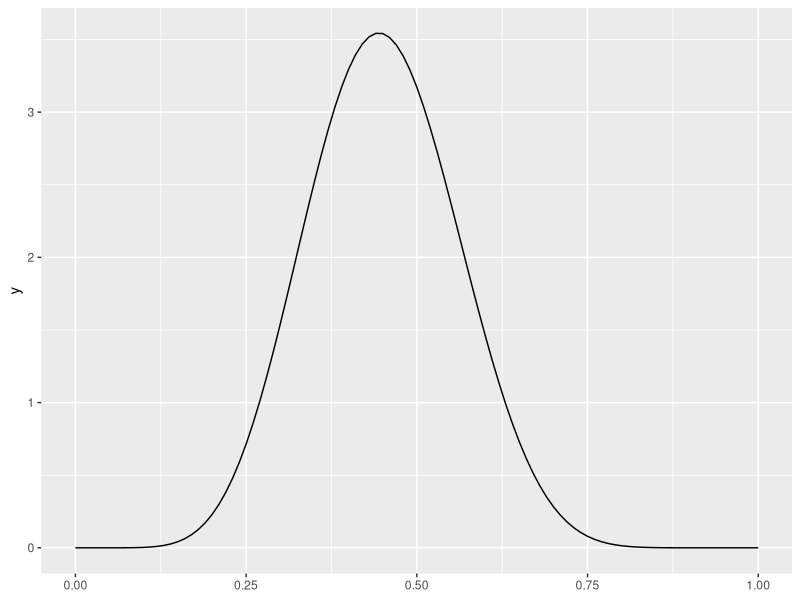
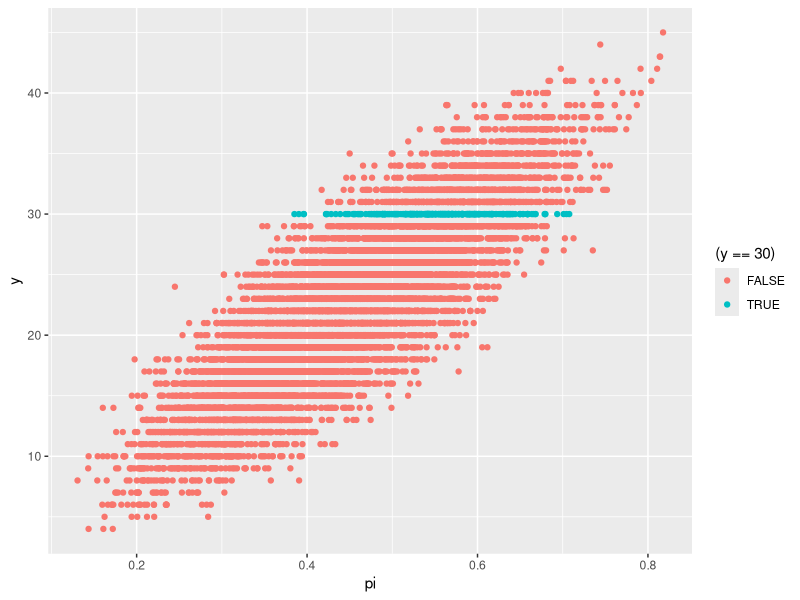
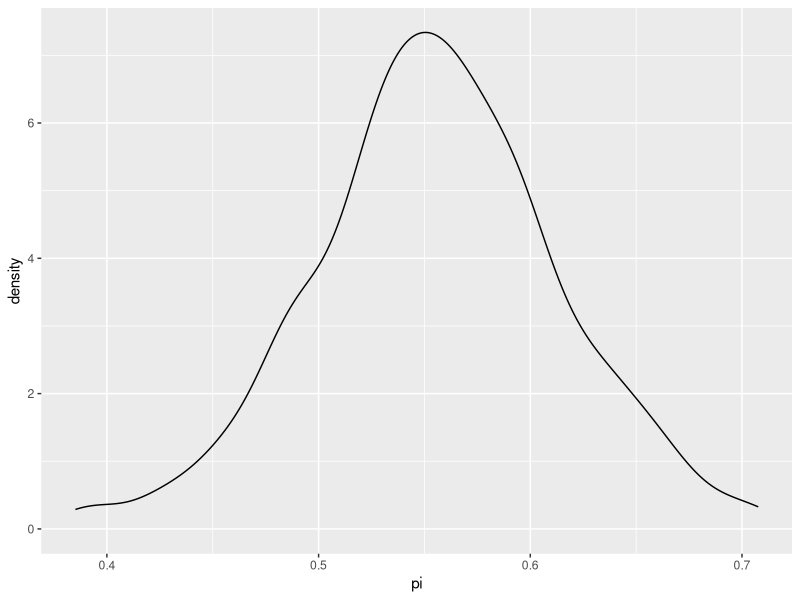
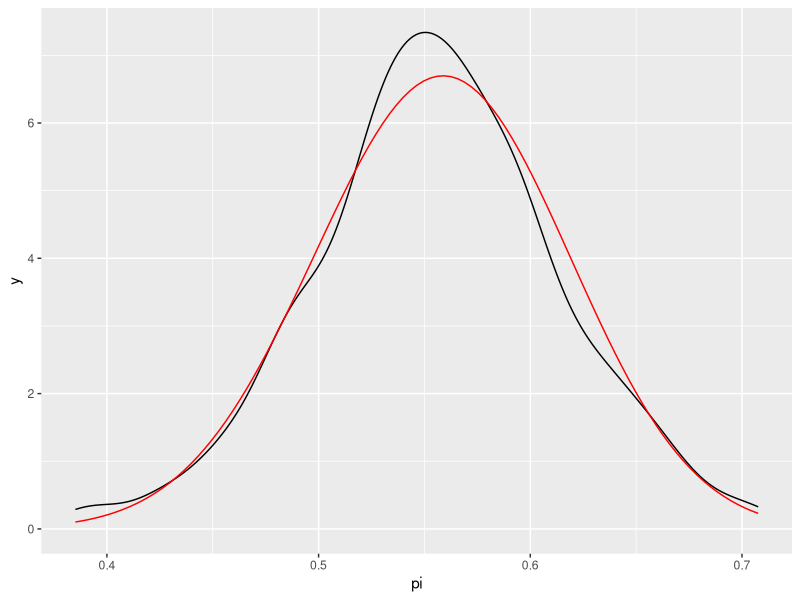

The R script that drew these images, in order:
## ---- chunk 1
library(tidyverse)
## ---- chunk 2
set.seed(84735)
## ---- chunk 3
n = 10000
## ---- chunk 4
ggplot() +
  stat_function(fun = ~dbeta(.x, 9, 11))
## ---- chunk 5
x = data.frame(pi = rbeta(n, 9, 11)) |> 
  mutate(y = rbinom(n, size = 50, prob = pi))
## ---- chunk 6
ggplot(x) +
  geom_point(aes(x = pi, y = y, color = (y == 30)))
## ---- chunk 7
posterior = x |> 
  filter(y == 30)
## ---- chunk 8
#| code-fold: true
ggplot(posterior) +
  geom_density(aes(x = pi))
## ---- chunk 9
#| code-fold: true
ggplot(posterior) +
  geom_density(aes(x = pi)) + 
  stat_function(fun = ~dbeta(.x, 39, 31), color = "red")
## ---- chunk 10
posterior |> 
  summarise(mean(pi), sqrt(var(pi)))
## ---- chunk 11
mean = 39 / (39 + 31)
sd = sqrt((39 * 31) / ((39 + 31) ^ 2 * (39 + 31 + 1)))
mean
sd
